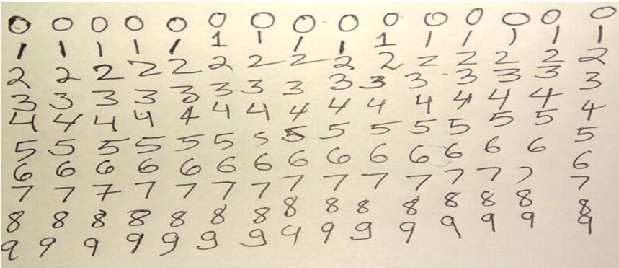
#> input picture Images/handwritten.png, 619 x 268 px
$ python -i classifier_svm.py   (imports and definitions only)
#> lines starting #> are read from the running program, lines starting #| are printed output that depends on the picture; after the words box and inside, x2 and y2 are one past the last pixel; in counts of white or black regions, pixels touching at a corner belong together
"""
MNIST SVM Classifier with PCA

USAGE:

1. Train and save the model (first time only):
   python main.py train

2. Evaluate the saved model:
   python main.py eval

3. Predict a digit from an image:
   python main.py predict path/to/image.png

"""

import numpy as np
import joblib
import json
import sys
import cv2
from sklearn.metrics import (
    classification_report, confusion_matrix,
    accuracy_score, precision_recall_fscore_support
)
from tensorflow.keras.datasets import mnist
from PIL import Image


# ==========================
# 1. Train + Save Model
# ==========================
# [78 lines left out: functions train_and_save, evaluate_model, not called in this run]


# ==========================
# 3. Preprocessing for Uploaded Images
# ==========================
def preprocess_image(img_path):
#> called with img_path = 'Images/handwritten.png'
    img = Image.open(img_path).convert("L")
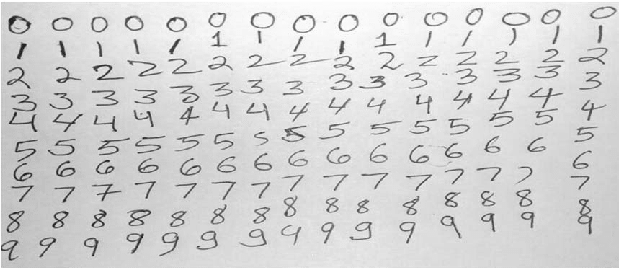
#> img: PIL image 619x268 L; min 34, max 255, mean 211.1
    img = np.array(img)

    # Invert if needed (MNIST is white digit on black background)
    if img.mean() > 127:
        img = 255 - img
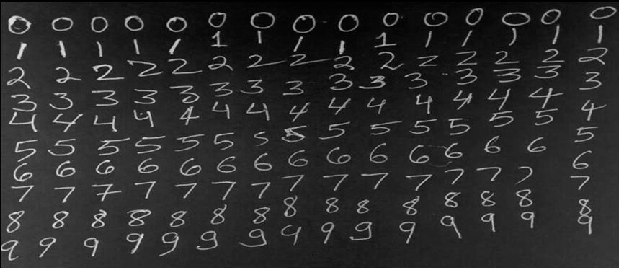
#> img: shape (268, 619); min 0, max 221, mean 43.9

    # Threshold (binary image)
    _, img = cv2.threshold(img, 0, 255, cv2.THRESH_BINARY + cv2.THRESH_OTSU)
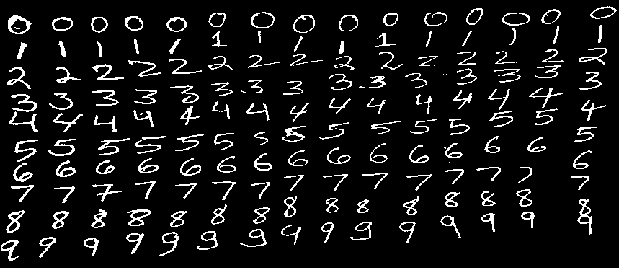
#> img: shape (268, 619); 8.3% white in thin lines or dots

    # Find bounding box of digit
    coords = cv2.findNonZero(img)
#> coords = contour of 13692 points, box (x1, y1, x2, y2) (1, 6, 617, 261), area 2712
    x, y, w, h = cv2.boundingRect(coords)
#> x = 1; y = 6; w = 616; h = 255
    digit = img[y:y+h, x:x+w]
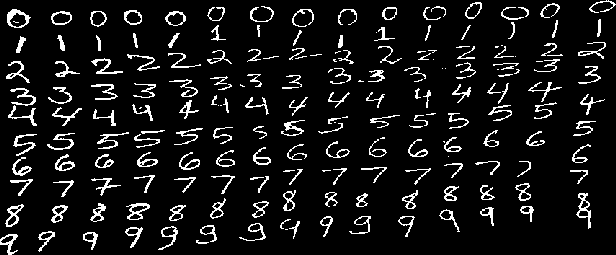
#> digit: shape (255, 616); 8.7% white in thin lines or dots

    # Resize digit to 20x20
    digit = cv2.resize(digit, (20, 20), interpolation=cv2.INTER_AREA)
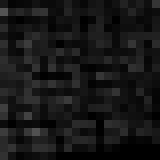
#> digit: shape (20, 20) (shown 8 times larger); min 0, max 84, mean 22.2

    # Pad to 28x28
    padded = np.zeros((28, 28), dtype=np.uint8)
    x_offset = (28 - 20) // 2
    y_offset = (28 - 20) // 2
    padded[y_offset:y_offset+20, x_offset:x_offset+20] = digit
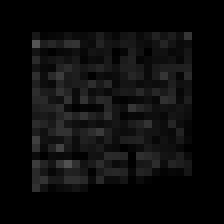
#> padded: shape (28, 28) (shown 8 times larger); min 0, max 84, mean 11.3

    # Normalize
    padded = padded.astype("float32") / 255.0

    return padded.reshape(1, 784)


# ==========================
# 4. Predict Function
# ==========================
# [11 lines left out: function predict_image, not called in this run]


# ==========================
# USAGE
# ==========================
# [24 lines not run here, left out]

>>> result = preprocess_image('Images/handwritten.png')
